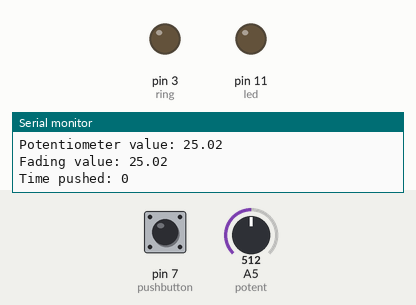
Simulated run of this sketch. Board: Arduino Uno, built with avr-gcc and run on an emulated ATmega328P. Shown: output pins drawn as LEDs (lit = HIGH), the last lines printed to the serial monitor. Dashed ring = blinking. Inputs (shaded band) come from the test bench; at power-on: pin 7 (pushbutton) LOW, A5 (potent) = 512.

Above: at 1.2 s.
1.3 s: pin 7 (pushbutton) pulled HIGH for 0.4 s
At 1.79 s:
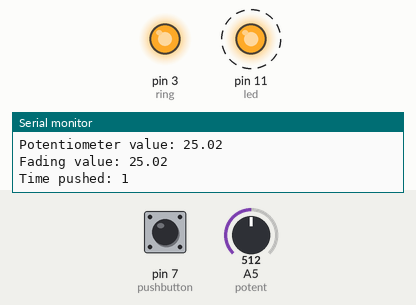
At 2.43 s:
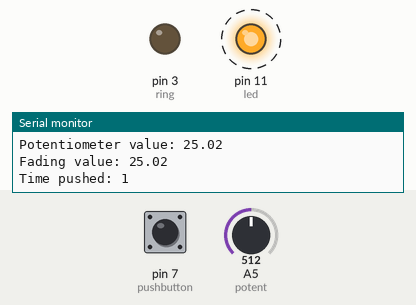
4.3 s: pin 7 (pushbutton) pulled HIGH for 1 s
At 4.69 s:
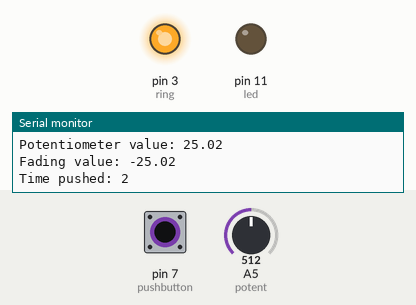
Timing chart, 0 to 7.3 s (numbered marks = the images above; inputs shaded):
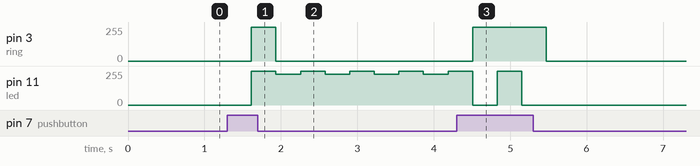

The sketch:

hello.ino
```cpp
int pushbutton = 7;
int led = 11;
int state = -1;
int potent = A5;
float bright = 255;
int mark=1;
int ring = 3;
int time = 0;
void setup() {
  Serial.begin(9600);
  // make the pushbutton's pin an input:
  pinMode(pushbutton, INPUT);
  pinMode(led,OUTPUT);
  pinMode(potent,INPUT);
  pinMode(ring,OUTPUT);
}

void loop() {
  // read the input pin:
  int potentgio = analogRead(potent);
  float light = (potentgio / 1023.0) * 50;
  if(bright<=0+light || bright>=255-light) mark*=-1;
  bright+=light*mark;
  if(digitalRead(pushbutton))
  {
    time++;
    analogWrite(ring,254);
    state=-state;
  }
  else
    analogWrite(ring,0);
  if(state==1)
  {
    //digitalWrite(led,HIGH);
    analogWrite(led,bright);
  }
  else
  {
    digitalWrite(led,LOW);
  }

  Serial.println("\n\n");

   Serial.print("LED status: ");
   if(state==1) Serial.println("On");
   else Serial.println("Off");

   Serial.print("Potentiometer value: ");
   Serial.println(light);

   Serial.print("Fading value: ");
   Serial.println(light*mark);

   Serial.print("Time pushed: ");
   Serial.println(time);


  delay(300);        // delay in between reads for stability
}
```

Measured:
- after the input at 1.3 s, pin 3 (ring): 0/255 → 254/255 after 0.31 s, → 0/255 0.32 s later; pin 11 (led): alternates 255/255 for 0.32 s and 229/255 for 0.32 s, starting after 0.31 s
- after the input at 4.3 s, pin 3 (ring): 0/255 → 254/255 after 0.21 s, → 0/255 0.97 s later
